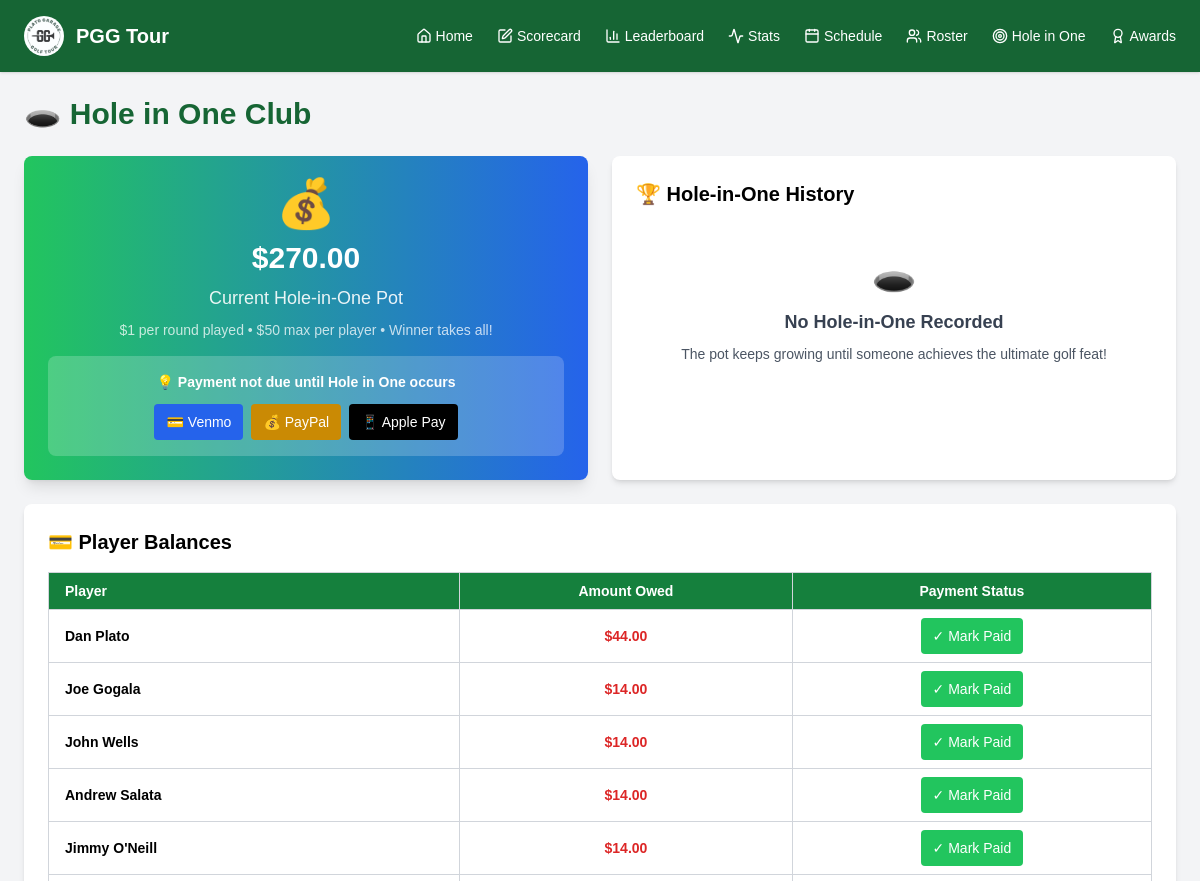
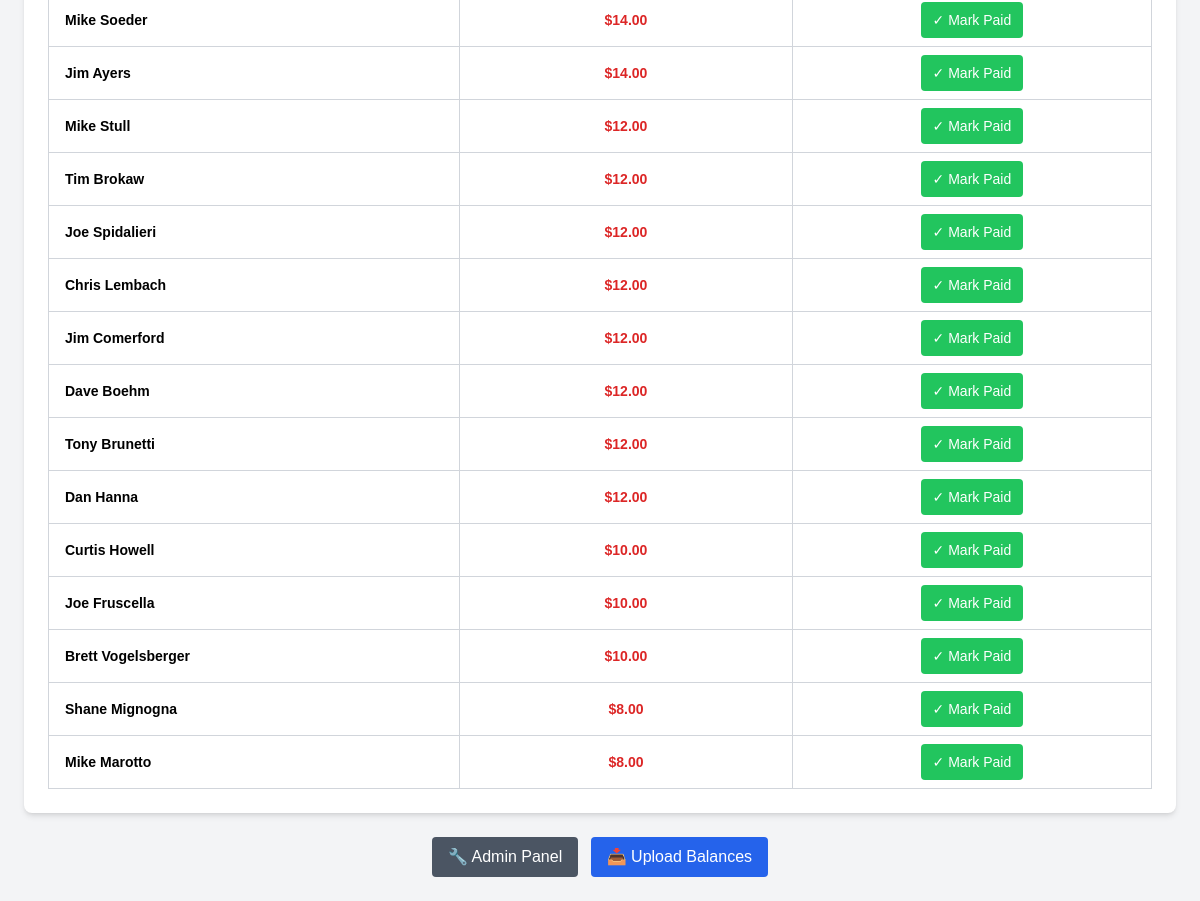
The page /hole-in-one on the database its author committed (2 pictures, top to bottom).
### tables this page shows
CREATE TABLE hole_in_one_pot (
            id INTEGER PRIMARY KEY AUTOINCREMENT,
            player_name TEXT NOT NULL,
            amount_owed REAL DEFAULT 0.0,
            total_contributed REAL DEFAULT 0.0,
            last_updated TEXT DEFAULT CURRENT_TIMESTAMP
        , paid INTEGER DEFAULT 0, original_balance REAL DEFAULT 0.0);

### app.py (the view)
@app.route("/hole-in-one")
def hole_in_one():
    conn = sqlite3.connect("golf_scores.db")
    c = conn.cursor()
    c.execute("SELECT SUM(amount_owed) FROM hole_in_one_pot")
    total_pot = c.fetchone()[0] or 0.0
    c.execute("""
        SELECT player_name, amount_owed, total_contributed, paid
        FROM hole_in_one_pot
        ORDER BY amount_owed DESC
    """)
    player_balances = c.fetchall()
    c.execute("""
        SELECT player_name, course, hole_number, event_date, pot_amount, description
        FROM hole_in_one_history
        ORDER BY event_date DESC
    """)
    hole_in_one_history = c.fetchall()
    c.execute("SELECT name FROM players WHERE active = 1 ORDER BY name")
    players = [row[0] for row in c.fetchall()]
    with open("static/course_list.json") as f:
        courses = json.load(f)
    conn.close()
    return render_template("hole_in_one.html",
                         total_pot=total_pot,
                         player_balances=player_balances,
                         hole_in_one_history=hole_in_one_history,
                         players=players,
                         courses=courses)

### templates/hole_in_one.html (shortened to what this page needs)
{% extends "base.html" %}
{% block content %}
<div class="mb-6">
  <h1 class="text-3xl font-bold text-green-800">🕳️ Hole in One Club</h1>
</div>
<div class="grid grid-cols-1 lg:grid-cols-2 gap-6 mb-6">
  <div class="bg-gradient-to-r from-green-500 to-blue-600 text-white rounded-lg shadow-lg p-6 text-center">
    <div class="text-5xl mb-3">💰</div>
    <h2 class="text-3xl font-bold mb-2">${{ "%.2f"|format(total_pot) }}</h2>
    <p class="text-lg opacity-90 mb-2">Current Hole-in-One Pot</p>
    <p class="text-sm opacity-75 mb-4">$1 per round played • $50 max per player • Winner takes all!</p>
    <div class="bg-white bg-opacity-20 rounded-lg p-4 mt-4">
      <p class="text-sm font-semibold mb-3">💡 Payment not due until Hole in One occurs</p>
      <div class="flex justify-center space-x-2">
        <a href="https://venmo.com/u/Dan-Plato"
           target="_blank"
           class="bg-blue-600 text-white px-3 py-2 rounded text-sm hover:bg-blue-700 transition">
          💳 Venmo
        </a>
        <a href="https://paypal.me/platodw"
           target="_blank"
           class="bg-yellow-600 text-white px-3 py-2 rounded text-sm hover:bg-yellow-700 transition">
          💰 PayPal
        </a>
        <button onclick="applePayRequest()"
                class="bg-black text-white px-3 py-2 rounded text-sm hover:bg-gray-800 transition">
          📱 Apple Pay
        </button>
      </div>
    </div>
  </div>
  <div class="bg-white rounded-lg shadow-md p-6">
    <h2 class="text-xl font-semibold mb-4">🏆 Hole-in-One History</h2>
    {% if hole_in_one_history %}
      <div class="space-y-3 max-h-80 overflow-y-auto">
        {% for player_name, course, hole_number, event_date, pot_amount, description in hole_in_one_history %}
          <div class="border border-gray-200 rounded-lg p-3 hover:shadow-sm transition">
            <div class="flex items-start space-x-3">
              <div class="text-2xl">🕳️</div>
              <div class="flex-1">
                <h3 class="font-bold text-green-700">{{ player_name }}</h3>
                <p class="text-sm text-gray-700">
                  <strong>{{ course }}</strong> • Hole #{{ hole_number }} • {{ event_date }}
                </p>
                <p class="text-sm font-semibold text-green-600 mt-1">
                  Won: ${{ "%.2f"|format(pot_amount) }}
                </p>
                {% if description %}
                  <p class="text-xs text-gray-600 mt-1">{{ description }}</p>
                {% endif %}
              </div>
            </div>
          </div>
        {% endfor %}
      </div>
    {% else %}
      <div class="text-center py-8">
        <div class="text-4xl mb-3">🕳️</div>
        <h3 class="text-lg font-bold text-gray-700 mb-2">No Hole-in-One Recorded</h3>
        <p class="text-gray-600 text-sm">The pot keeps growing until someone achieves the ultimate golf feat!</p>
      </div>
    {% endif %}
  </div>
</div>
<div class="bg-white rounded-lg shadow-md p-6 mb-6">
  <h2 class="text-xl font-semibold mb-4">💳 Player Balances</h2>
  {% if player_balances %}
    <div class="overflow-x-auto">
      <table class="min-w-full table-auto border-collapse border border-gray-300 text-sm">
        <thead class="bg-green-700 text-white">
          <tr>
            <th class="border border-gray-300 px-4 py-2 text-left">Player</th>
            <th class="border border-gray-300 px-4 py-2">Amount Owed</th>
            <th class="border border-gray-300 px-4 py-2">Payment Status</th>
          </tr>
        </thead>
        <tbody>
          {% for player_name, amount_owed, total_contributed, paid in player_balances %}
            <tr class="bg-white hover:bg-gray-50 {% if paid %}bg-green-50{% endif %}">
              <td class="border border-gray-300 px-4 py-2 font-semibold">
                {{ player_name }}
              </td>
              <td class="border border-gray-300 px-4 py-2 text-center">
                {% if paid %}
                  <span class="text-green-600 font-bold">$0.00 ✅</span>
                  <div class="text-xs text-green-600">Paid Up</div>
                {% elif amount_owed >= 50.0 %}
                  <span class="text-blue-600 font-bold">${{ "%.2f"|format(amount_owed) }} 🎯</span>
                  <div class="text-xs text-blue-600">Max Reached</div>
                {% elif amount_owed > 0 %}
                  <span class="text-red-600 font-bold">${{ "%.2f"|format(amount_owed) }}</span>
                {% else %}
                  <span class="text-green-600">$0.00</span>
                {% endif %}
              </td>
              <td class="border border-gray-300 px-4 py-2 text-center">
                {% if paid %}
                  <div class="flex justify-center items-center space-x-2">
                    <span class="text-green-600 font-semibold">✅ PAID</span>
                    <button onclick="togglePaidStatus('{{ player_name }}')"
                            class="bg-gray-500 text-white px-2 py-1 rounded text-xs hover:bg-gray-600 transition">
                      Undo
                    </button>
                  </div>
                {% elif amount_owed > 0 %}
                  <div class="flex justify-center items-center">
                    <button onclick="togglePaidStatus('{{ player_name }}')"
                            class="bg-green-500 text-white px-3 py-2 rounded hover:bg-green-600 transition">
                      ✓ Mark Paid
                    </button>
                  </div>
                {% else %}
                  <span class="text-green-600 font-semibold">✅ PAID</span>
                {% endif %}
              </td>
            </tr>
          {% endfor %}
        </tbody>
      </table>
    </div>
  {% else %}
    <p class="text-gray-500 text-center py-8">No player balances found.</p>
  {% endif %}
</div>
<div class="text-center mt-6">
  <button onclick="toggleAdmin()" class="bg-gray-600 text-white px-4 py-2 rounded hover:bg-gray-700 transition mr-2">
    🔧 Admin Panel
  </button>
  <button onclick="toggleUpload()" class="bg-blue-600 text-white px-4 py-2 rounded hover:bg-blue-700 transition">
    📥 Upload Balances
  </button>
</div>
{% endblock %}

### templates/base.html (style rules this page uses)
body { font-family: Arial, sans-serif; }

### rows shown on the page
hole_in_one_pot: player_name "Dan Plato", amount_owed "44.00"
hole_in_one_pot: player_name "Joe Gogala", amount_owed "14.00"
hole_in_one_pot: player_name "John Wells", amount_owed "14.00"
hole_in_one_pot: player_name "Andrew Salata", amount_owed "14.00"
hole_in_one_pot: player_name "Jimmy O'Neill", amount_owed "14.00"
hole_in_one_pot: player_name "Mike Soeder", amount_owed "14.00"
hole_in_one_pot: player_name "Jim Ayers", amount_owed "14.00"
hole_in_one_pot: player_name "Mike Stull", amount_owed "12.00"
hole_in_one_pot: player_name "Tim Brokaw", amount_owed "12.00"
hole_in_one_pot: player_name "Joe Spidalieri", amount_owed "12.00"
hole_in_one_pot: player_name "Chris Lembach", amount_owed "12.00"
hole_in_one_pot: player_name "Jim Comerford", amount_owed "12.00"
hole_in_one_pot: player_name "Dave Boehm", amount_owed "12.00"
hole_in_one_pot: player_name "Tony Brunetti", amount_owed "12.00"
hole_in_one_pot: player_name "Dan Hanna", amount_owed "12.00"
hole_in_one_pot: player_name "Curtis Howell", amount_owed "10.00"
hole_in_one_pot: player_name "Joe Fruscella", amount_owed "10.00"
hole_in_one_pot: player_name "Brett Vogelsberger", amount_owed "10.00"
hole_in_one_pot: player_name "Shane Mignogna", amount_owed "8.00"
hole_in_one_pot: player_name "Mike Marotto", amount_owed "8.00"

### other values the page prints
{{ "%.2f"|format(total_pot) }} "270.00"
